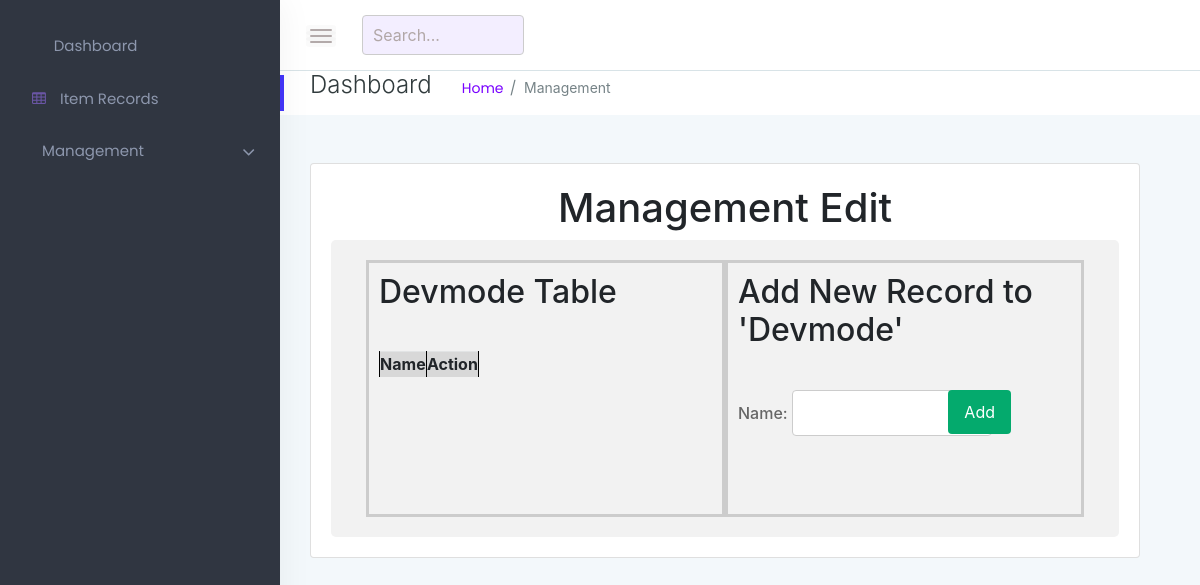
/editdevmode.php (signed in), run on an earlier commit of the app's database.
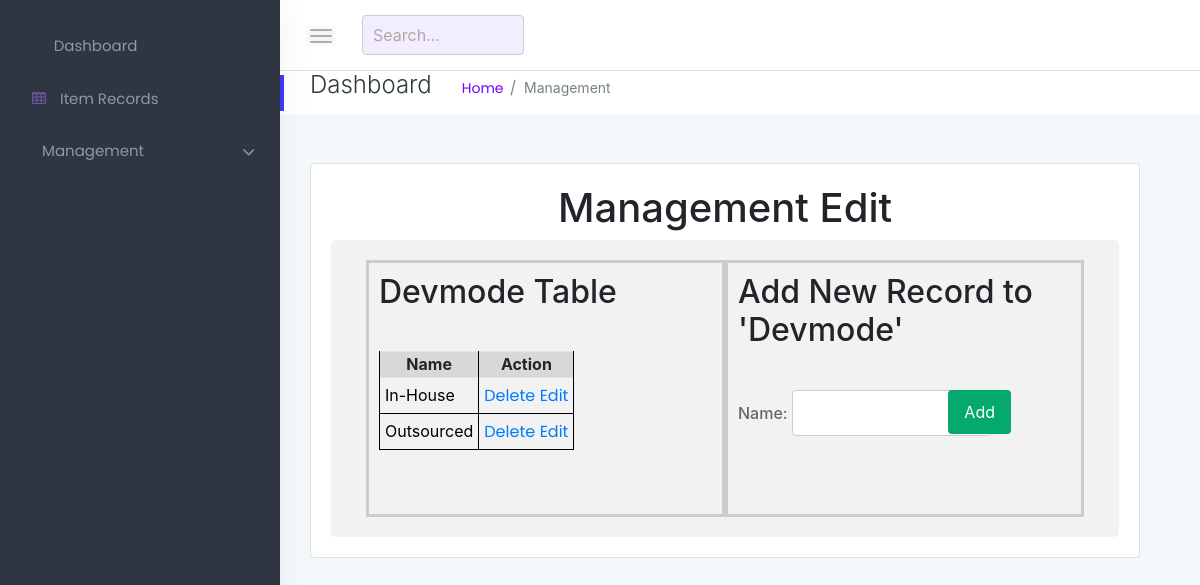
And on a later commit of the database.
### tables this page shows
CREATE TABLE `categories` (
  `id` int(11) NOT NULL,
  `name` varchar(255) NOT NULL
);

### editdevmode.php (the view, shortened to what the changed rows need)
<!doctype html>
<html class="no-js" lang="en">
<head>
  <link rel="stylesheet" href="assets/css/bootstrap.min.css">
  <link rel="stylesheet" href="assets/css/font-awesome.min.css">
  <link rel="stylesheet" href="assets/css/themify-icons.css">
  <link rel="stylesheet" href="assets/css/metisMenu.css">
  <link rel="stylesheet" href="assets/css/owl.carousel.min.css">
  <link rel="stylesheet" href="assets/css/slicknav.min.css">
  <link rel="stylesheet" href="https://www.amcharts.com/lib/3/plugins/export/export.css" type="text/css" media="all" />
  <link rel="stylesheet" href="assets/css/typography.css">
  <link rel="stylesheet" href="assets/css/default-css.css">
  <link rel="stylesheet" href="assets/css/styles.css">
  <link rel="stylesheet" href="assets/css/responsive.css">
</head>
<body>
  <div class="page-container">
    <div class="main-content">
      <div>
        <div class="main-content-inner">
          <div class="row">
            <div class="col-lg-6 mt-5">
              <div class="card">
                <div class="card-body">
                  <div class="single-table">
                    <div class="table-responsive">
                      <h1 style="text-align:center">Management Edit</h1>
                      <div class="container1">
                        <body>
                          <?php
                          $dbhost = "localhost";
                          $dbuser = "root";
                          $dbpass = "";
                          $dbname = "inventorymanagement";
                          $conn = mysqli_connect($dbhost, $dbuser, $dbpass, $dbname);
                          $sql = "SELECT * FROM categories";
                          $result = mysqli_query($conn, $sql);
                          ?>
                          <!DOCTYPE html>
                          <html>
                          <head>
                          </head>
                          <body>
                            <div class="container">
                              <div class="form-container">
                                <h2>Devmode Table</h2>
                                <table>
                                  <tr>
                                    <th>Name</th>
                                    <th>Action</th>
                                  </tr>
                                  <?php while ($row = mysqli_fetch_array($result)) { ?>
                                    <tr>
                                      <td>
                                        <?php echo $row['name']; ?>
                                      </td>
                                      <td>
                                        <a href="editdevmode.php?delete=<?php echo $row['id']; ?>"
                                          onclick="return confirm('Are you sure you want to delete this item?')">Delete</a>
                                        <a href="editconfig_devmode.php?id=<?php echo $row['id']; ?>">Edit</a>
                                      </td>
                                    </tr>
                                  <?php } ?>
                                </table>
                              </div>
                              <div class="result-container">
                                <h2>Add New Record to 'Devmode'</h2>
                          </body>
                      </div>
                    </div>
</html>
</body>
<html>
<head>
  <link rel="stylesheet" type="text/css" href="styles.css">
  <link rel="stylesheet" href="https://maxcdn.bootstrapcdn.com/bootstrap/4.0.0-alpha.6/css/bootstrap.min.css"
>
</head>
<html>
<head>
  <link rel="stylesheet" type="text/css" href="styles.css">
  <link rel="stylesheet" href="https://maxcdn.bootstrapcdn.com/bootstrap/4.0.0-alpha.6/css/bootstrap.min.css"
>
</head>
</html>
</body>
</html>

What changed in the data, as far as the page shows it:
added categories: name "In-House"
added categories: name "Outsourced"
